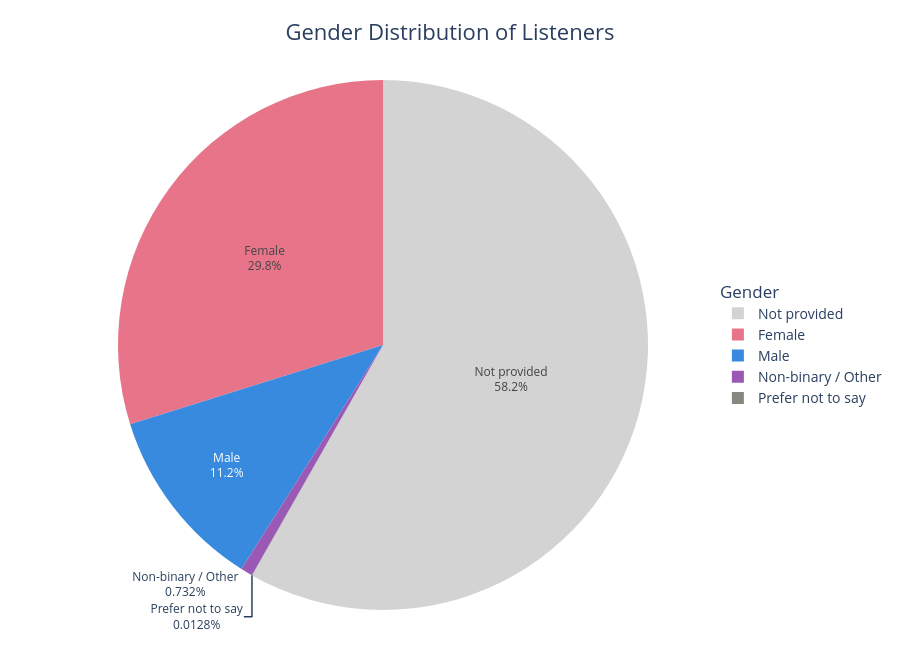

Notebook cell for this chart:
### Markdown cell above
## 5.2 Demographic Profiles — Listeners

### Code cell
# Calculate gender distribution
gender_counts = (
    listeners_enriched['gender_clean']
    .astype(object)
    .fillna('Not provided')
    .astype(str)
    .replace({'nan': 'Not provided', '<NA>': 'Not provided', 'null': 'Not provided'})
    .pipe(lambda s: s[s != 'TEST'])
    .value_counts(dropna=False)
    .reset_index()
)
gender_counts.columns = ['gender', 'count']

gender_counts['colour'] = gender_counts['gender'].map(colour_map_gender).fillna('#CCCCCC')

# Create the pie chart
fig = go.Figure(
    data=[
        go.Pie(
            labels=gender_counts['gender'],
            values=gender_counts['count'],
            marker=dict(colors=gender_counts['colour'].tolist()),
            textinfo='label+percent',
            hovertemplate='<b>%{label}</b><br>Count: %{value}<br>Share: %{percent}<extra></extra>'
        )
    ]
)


fig.update_layout(
    title=dict(
        text='Gender Distribution of Listeners',
        x=0.5,
        xanchor='center',
        font=dict(size=22)
    ),
    legend=dict(
        orientation='v',
        x=1.02,
        y=0.5,
        font=dict(size=14),
        title=dict(text='Gender')
    ),
    margin=dict(t=80, b=40, l=40, r=180),
    paper_bgcolor='white',
    plot_bgcolor='white',
    width=900,
    height=650
)

fig.show()

### Figure 1 — Plotly figure (JSON) as saved in the notebook; plotly's stock layout.template omitted (floating-point values rounded to 4 significant figures)
{"data": [{"hovertemplate": "<b>%{label}</b><br>Count: %{value}<br>Share: %{percent}<extra></extra>", "labels": ["Not provided", "Female", "Male", "Non-binary / Other", "Prefer not to say"], "marker": {"colors": ["#D3D3D3", "#E8748A", "#378ADD", "#9B59B6", "#888780"]}, "textinfo": "label+percent", "type": "pie", "values": [18214, 9334, 3501, 229, 4]}], "layout": {"height": 650, "legend": {"font": {"size": 14}, "orientation": "v", "title": {"text": "Gender"}, "x": 1.02, "y": 0.5}, "margin": {"b": 40, "l": 40, "r": 180, "t": 80}, "paper_bgcolor": "white", "plot_bgcolor": "white", "title": {"font": {"size": 22}, "text": "Gender Distribution of Listeners", "x": 0.5, "xanchor": "center"}, "width": 900}}
